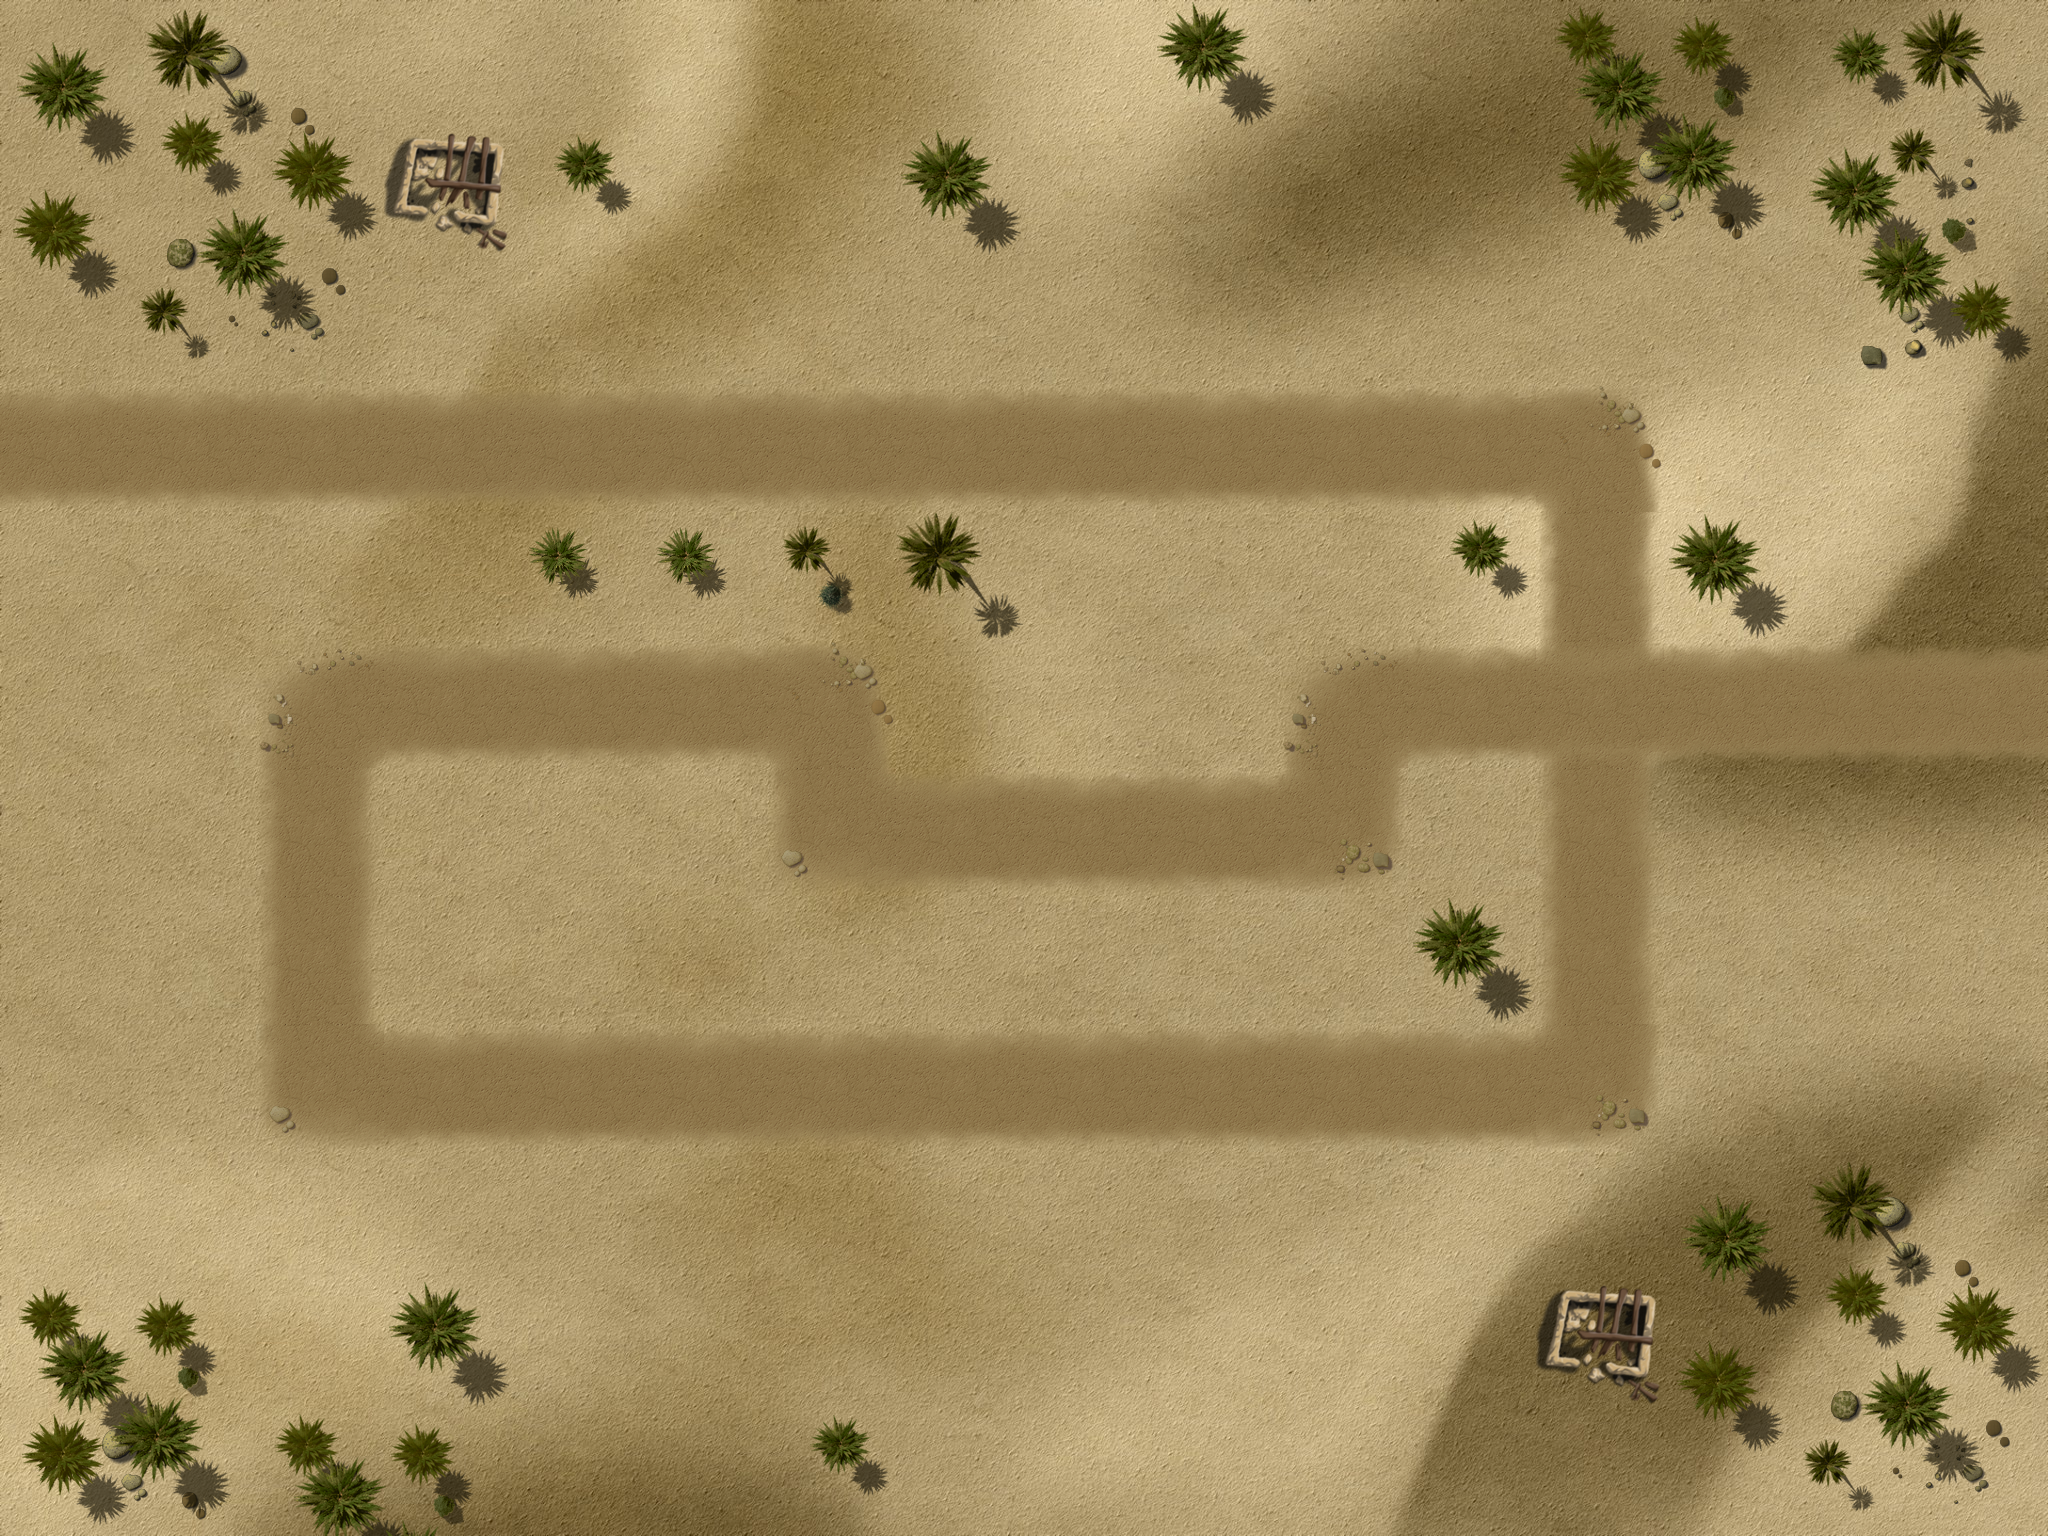

This game map was drawn from its Tiled (.tmx) file and the tilesets committed beside it. A one-line description and the trimmed map source follow:
An orthogonal 16x12 tile map with 128x128 px tiles, 4 tile layers (Ground, Objects1, Objects2, Path), 1 hidden layer not drawn, 3 tilesets and 49 objects.

<map version="1.0" orientation="orthogonal" width="16" height="12" tilewidth="128" tileheight="128">
 <properties>
  <property name="wave01" value="1,1,1,4,1,1,4,1,1,4,1,1,1,4,1,1,4,1,1,1,4" />
  <property name="wave02" value="1,1,1,1,2,1,1,4,4,2,1,1,1,1,1,4,4,1,1,1,2,1,1,4,4,1,4" />
  <property name="wave03" value="1,1,3,1,1,10,10,10,2,4,2,4,1,1,1,10,10,10,10,1,1,1,2,2,4,4,2,10,10,10,10" />
  <property name="wave04" value="10,10,10,10,3,10,10,10,10,10,3,10,10,10,10,10,10,10,10,10,10,10,10,10,10,10,10,10,10,10,10,10,10,10,10,10,10,10,10,10,10,10" />
  <property name="wave05" value="10,10,10,10,10,2,10,10,2,10,10,10,10,2,10,10,10,10,10,10,10" />
  <property name="wave06" value="1,1,1,1,2,1,1,1,2,4,1,4,1,1,1,1,2,1,1,1,2,4,4,3,3" />
  <property name="wave07" value="10,10,10,3,10,1,1,4,10,10,4,10,10,10,1,1,1,4,1,4,1,2,2,2,5,5,3" />
  <property name="wave08" value="1,1,3,1,10,10,10,2,4,2,4,1,1,1,10,10,10,10,1,1,1,2,2,4,4,2,10,10,10,10" />
  <property name="wave09" value="2,2,10,10,10,10,10,10,10,10,10,10,2,10,10,2,2,10,10,10,2,2,10,10" />
  <property name="wave10" value="1,1,10,10,10,10,10,10,2,10,10,1,1,4,2,4,1,1,1,1,1,4,2,10,10,10,100" />
  <property name="wave11" value="2,1,1,1,1,1,1,1,4,4,4,2,2,2,2,1,1,1,2,2,4,4,4,2" />
  <property name="wave12" value="5,5,4,1,4,4,1,1,1,1,10,10,10,10,10,10,10,10,10,10,3,5,5,5,2,2,1,1,1,1,2" />
  <property name="wave13" value="4,4,4,1,1,1,1,3,1,5,5,5,5,5,10,10,10,10,10,2,1,1,1,1,1,1,10,10,10,5,5,4,4,10,10" />
  <property name="wave14" value="10,10,10,1,10,1,1,4,10,10,4,10,10,10,1,1,1,4,1,4,1,2" />
  <property name="wave15" value="2,3,4,1,1,1,1,2,2,4,4,1,1,2,1,1,4,2,4,1,1,1,1,1,3" />
  <property name="wave16" value="7,7,7,7,7,7,6,7,7,7,7,7,7,1,1,1,1,1,2,1,1,4,4,4,3" />
  <property name="wave17" value="7,7,3,7,2,3,1,1,6,1,3,1,1,1,2,1,1,7,7,7,1,2,1,6,5,5,4" />
  <property name="wave18" value="1,1,5,5,1,1,5,5,7,7,7,7,1,1,1,5,5,4,4,4,3,2,1,2,1,1,1,5" />
  <property name="wave19" value="6,1,1,1,1,1,4,4,1,1,4,1,10,10,10,10,10,10,10,10,2,3,10,10,10,1,1,1,1,5,4,5,4,5,1" />
  <property name="wave20" value="6,10,10,10,10,10,10,10,10,10,10,10,3,10,10,10,10,8,10,10,10,10,10,10,10,10,1,1,1,1,1,1,2,10,10,10,10,101" />
 </properties>
 <tileset firstgid="1" name="ground" tilewidth="128" tileheight="128">
  <image source="tilesWorld1.png" width="2048" height="2048" />
 </tileset>
 <tileset firstgid="257" name="path" tilewidth="128" tileheight="128">
  <image source="path02.png" width="512" height="512" />
 </tileset>
 <tileset firstgid="273" source="ground2.tsx" />
 <layer name="Ground" width="16" height="12">
  <data>[192 cells, 1 non-empty, 1 distinct tile ids]</data>
 </layer>
 <layer name="Objects1" width="16" height="12">
  <data>[192 cells, 47 non-empty, 27 distinct tile ids]</data>
 </layer>
 <layer name="Objects2" width="16" height="12">
  <data>[192 cells, 5 non-empty, 3 distinct tile ids]</data>
 </layer>
 <layer name="Path" width="16" height="12">
  <data>[192 cells, 45 non-empty, 6 distinct tile ids]</data>
 </layer>
 <objectgroup name="Objects3" width="16" height="12">
  <object gid="234" x="1346" y="666" />
  <object gid="234" x="420" y="922" />
  <object gid="234" x="96" y="586" />
  <object gid="126" x="1676" y="1026" />
  <object gid="126" x="1414" y="1300" />
  <object gid="127" x="506" y="1328" />
  <object gid="127" x="1400" y="1522" />
  <object gid="141" x="1184" y="612" />
  <object gid="141" x="1040" y="332" />
  <object gid="96" x="1206" y="180" />
  <object gid="143" x="1132" y="1502" />
  <object gid="142" x="990" y="1404" />
  <object gid="142" x="616" y="1494" />
  <object gid="142" x="-26" y="1044" />
  <object gid="142" x="1756" y="1232" />
  <object gid="96" x="1706" y="1232" />
  <object gid="32" x="1650" y="864" />
  <object gid="228" x="1132" y="1376" />
  <object gid="213" x="812" y="1368" />
  <object gid="210" x="768" y="384" />
  <object gid="211" x="510" y="382" />
  <object gid="213" x="428" y="170" />
  <object gid="213" x="948" y="218" />
  <object gid="213" x="1712" y="352" />
  <object gid="213" x="1888" y="528" />
  <object gid="213" x="-32" y="776" />
  <object gid="210" x="4" y="846" />
  <object gid="234" x="1456" y="992" />
  <object gid="234" x="1618" y="658" />
  <object gid="234" x="668" y="594" />
  <object gid="234" x="406" y="658" />
  <object gid="211" x="588" y="702" />
  <object gid="209" x="1416" y="712" />
  <object gid="209" x="812" y="600" />
 </objectgroup>
 <objectgroup name="Locked" width="16" height="12">
  <object x="2432" y="256" />
  <object x="0" y="0" width="2048" height="256" />
  <object x="0" y="1280" width="2048" height="256" />
  <object x="0" y="256" width="128" height="1024" />
  <object x="1920" y="256" width="128" height="1024" />
  <object x="128" y="256" width="128" height="128" />
  <object x="1408" y="512" width="128" height="128" />
  <object x="1664" y="1152" width="256" height="128" />
  <object x="1792" y="256" width="128" height="128" />
  <object x="512" y="256" width="128" height="128" />
  <object x="768" y="256" width="128" height="128" />
  <object x="512" y="512" width="512" height="128" />
  <object x="1664" y="512" width="128" height="128" />
  <object x="1408" y="896" width="128" height="128" />
 </objectgroup>
 <objectgroup name="Waypoints" width="16" height="12" visible="0">
  <object x="0" y="512">
   <polyline points="-159,-64 1596,-68 1592,573 317,581 322,203 831,200 832,328 1338,324 1344,192 2206,200" />
  </object>
 </objectgroup>
 <layer name="blendAdd" width="16" height="12" visible="0">
  <data>[192 cells, 0 non-empty, 0 distinct tile ids]</data>
 </layer>
</map>
